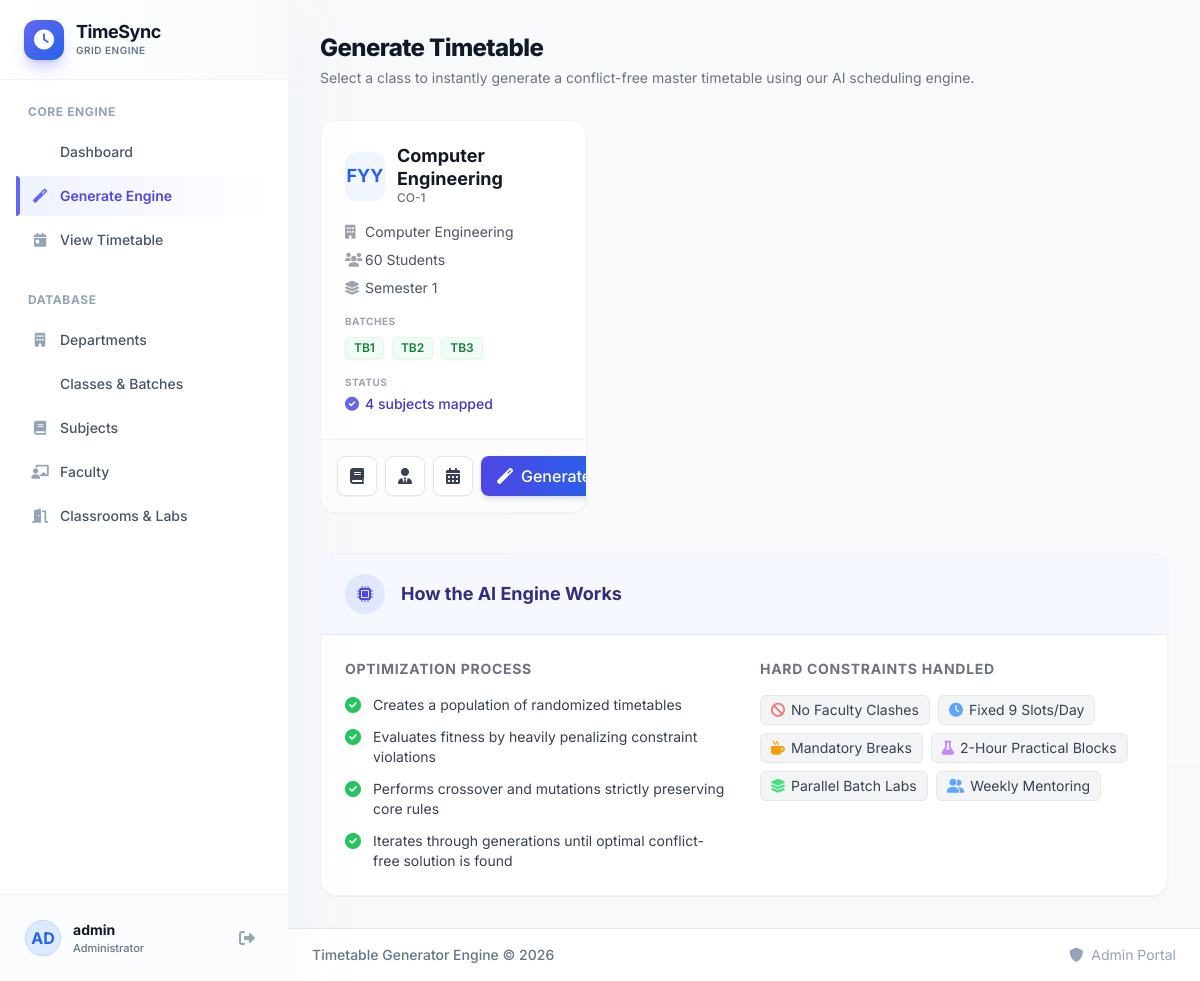
Page /generate-timetable (signed in) on the earlier database version.
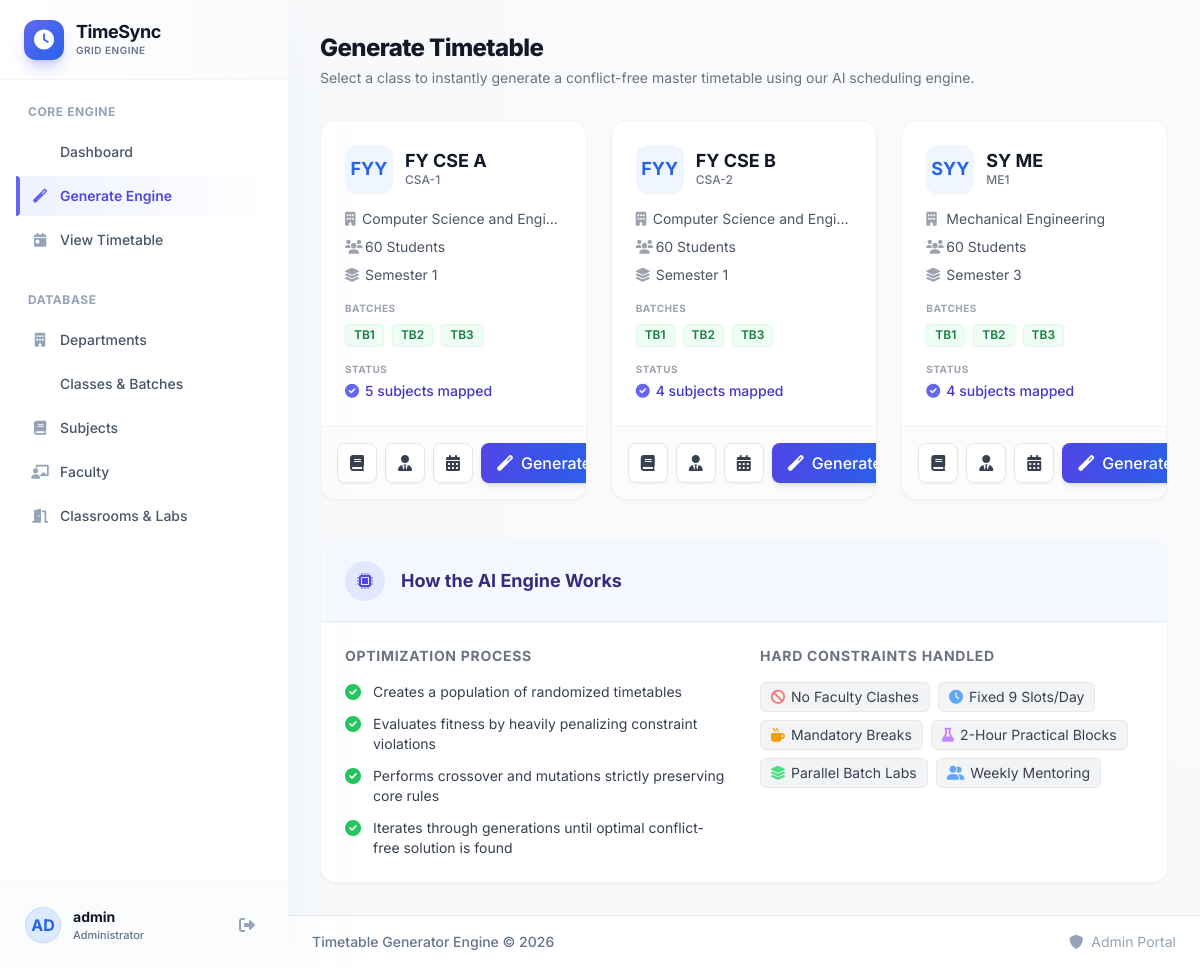
Same page on the later database version.
### app.py (models this page shows)
class Class(db.Model):
    id = db.Column(db.Integer, primary_key=True)
    name = db.Column(db.String(50), nullable=False)
    code = db.Column(db.String(20), unique=True, nullable=False)
    year = db.Column(db.String(10), nullable=False)  # FY, SY, TY
    department_id = db.Column(db.Integer, db.ForeignKey('department.id'), nullable=False)
    semester = db.Column(db.Integer, nullable=False)
    strength = db.Column(db.Integer, default=60)
    created_at = db.Column(db.DateTime, default=datetime.utcnow)
    subjects = db.relationship('ClassSubject', backref='class_ref', lazy=True)
    batches = db.relationship('Batch', backref='class_ref', lazy=True)
    timetable = db.relationship('Timetable', backref='class_ref', lazy=True)

class Department(db.Model):
    id = db.Column(db.Integer, primary_key=True)
    code = db.Column(db.String(10), unique=True, nullable=False)
    name = db.Column(db.String(100), nullable=False)
    description = db.Column(db.Text)
    created_at = db.Column(db.DateTime, default=datetime.utcnow)
    classes = db.relationship('Class', backref='department', lazy=True)
    faculty = db.relationship('Faculty', backref='department', lazy=True)

class Batch(db.Model):
    id = db.Column(db.Integer, primary_key=True)
    name = db.Column(db.String(10), nullable=False)  # TB1, TB2, TB3
    code = db.Column(db.String(30), unique=True, nullable=False)
    class_id = db.Column(db.Integer, db.ForeignKey('class.id'), nullable=False)
    mentor_id = db.Column(db.Integer, db.ForeignKey('faculty.id'))
    created_at = db.Column(db.DateTime, default=datetime.utcnow)
    practical_slots = db.relationship('PracticalSlot', backref='batch', lazy=True)

### app.py (the view)
@app.route('/generate-timetable')
@login_required
def generate_timetable():
    classes = Class.query.all()
    return render_template('generate.html', classes=classes)

### app.py (called while the page is built)
@login_manager.user_loader
def load_user(user_id):
    return db.session.get(User, int(user_id))

### templates/generate.html (shortened to what the changed rows need)
{% extends "base.html" %}
{% block content %}
<div class="mb-8">
    <h2 class="text-2xl font-extrabold text-gray-900 tracking-tight">Generate Timetable</h2>
</div>
<div class="mb-10">
    {% if not classes %}
    <div class="bg-yellow-50 border border-yellow-200 rounded-2xl p-8 text-center shadow-sm">
        <div class="mx-auto w-16 h-16 bg-yellow-100 rounded-full flex items-center justify-center mb-4">
            <i class="fas fa-exclamation-triangle text-yellow-500 text-2xl"></i>
        </div>
        <h4 class="text-lg font-bold text-yellow-900 mb-2">No Classes Found</h4>
        <p class="text-sm text-yellow-700 mb-6 max-w-md mx-auto">You need to create academic classes before the engine can generate any timetables.</p>
        <a href="{{ url_for('manage_classes') }}" class="inline-flex items-center px-4 py-2 border border-transparent shadow-sm text-sm font-medium rounded-md text-white bg-primary-600 hover:bg-primary-700 focus:outline-none transition-colors">
            <i class="fas fa-plus mr-2"></i> Create First Class
        </a>
    </div>
    {% else %}
    <div class="grid grid-cols-1 md:grid-cols-2 lg:grid-cols-3 gap-6">
        {% for class in classes %}
        <div class="bg-white rounded-2xl shadow-sm border border-gray-100 hover:shadow-md hover:border-primary-100 transition-all duration-200 transform hover:-translate-y-1 flex flex-col overflow-hidden">
            <div class="p-6 border-b border-gray-50 flex-1">
                <div class="flex items-start justify-between mb-4">
                    <div class="flex items-center space-x-3">
                        <div class="w-12 h-12 rounded-xl bg-blue-50 text-blue-600 flex items-center justify-center font-bold text-lg shadow-sm">
                            {{ class.year }}Y
                        </div>
                        <div>
                            <h4 class="font-bold text-lg text-gray-900 leading-tight">{{ class.name }}</h4>
                            <p class="text-xs font-medium text-gray-500">{{ class.code }}</p>
                        </div>
                    </div>
                </div>
                <div class="space-y-2 mb-4">
                    <div class="flex items-center text-sm text-gray-600">
                        <i class="fas fa-building w-5 text-gray-400"></i>
                        <span class="truncate">{{ class.department.name }}</span>
                    </div>
                    <div class="flex items-center text-sm text-gray-600">
                        <i class="fas fa-users w-5 text-gray-400"></i>
                        <span>{{ class.strength }} Students</span>
                    </div>
                    <div class="flex items-center text-sm text-gray-600">
                        <i class="fas fa-layer-group w-5 text-gray-400"></i>
                        <span>Semester {{ class.semester }}</span>
                    </div>
                </div>
                <div class="mb-4">
                    <div class="text-[10px] font-bold text-gray-400 tracking-wider uppercase mb-2">Batches</div>
                    <div class="flex flex-wrap gap-2">
                        {% for batch in class.batches[:3] %}
                        <span class="inline-flex items-center px-2 py-0.5 rounded text-xs font-semibold bg-green-50 text-green-700 border border-green-100 shadow-sm">
                            {{ batch.name }}
                        </span>
                        {% endfor %}
                    </div>
                </div>
                <div>
                    <div class="text-[10px] font-bold text-gray-400 tracking-wider uppercase mb-1">Status</div>
                    <div class="text-sm">
                        {% set subject_count = class.subjects|length %}
                        {% if subject_count > 0 %}
                            <span class="text-primary-700 font-medium flex items-center">
                                <i class="fas fa-check-circle text-primary-500 mr-1.5"></i> {{ subject_count }} subjects mapped
                            </span>
                        {% else %}
                            <span class="text-red-500 font-medium flex items-center">
                                <i class="fas fa-exclamation-circle text-red-500 mr-1.5"></i> Configuration incomplete
                            </span>
                        {% endif %}
                    </div>
                </div>
            </div>
            <div class="bg-gray-50/50 p-4 border-t border-gray-100 flex items-center justify-between gap-2 flex-wrap sm:flex-nowrap">
                <div class="flex gap-2">
                    <a href="{{ url_for('manage_class_subjects', class_id=class.id) }}"
                       class="inline-flex items-center justify-center w-10 h-10 bg-white border border-gray-200 text-gray-700 rounded-lg hover:bg-gray-50 hover:text-indigo-600 shadow-sm transition-colors tooltip" title="Manage Subjects">
                        <i class="fas fa-book"></i>
                    </a>
                    <a href="{{ url_for('manage_batch_mentors', class_id=class.id) }}"
                       class="inline-flex items-center justify-center w-10 h-10 bg-white border border-gray-200 text-gray-700 rounded-lg hover:bg-gray-50 hover:text-yellow-600 shadow-sm transition-colors tooltip" title="Assign Mentors">
                        <i class="fas fa-user-tie"></i>
                    </a>
                    <a href="{{ url_for('view_timetable', class_id=class.id) }}"
                       class="inline-flex items-center justify-center w-10 h-10 bg-white border border-gray-200 text-gray-700 rounded-lg hover:bg-gray-50 hover:text-indigo-600 shadow-sm transition-colors tooltip" title="View Current Timetable">
                        <i class="fas fa-calendar-alt"></i>
                    </a>
                </div>
                {% if class.subjects|length > 0 %}
                <a href="{{ url_for('run_timetable_generation', class_id=class.id) }}"
                   class="flex-1 sm:flex-none inline-flex items-center justify-center px-4 py-2 bg-gradient-to-r from-primary-600 to-blue-600 text-white font-medium rounded-lg hover:from-primary-700 hover:to-blue-700 shadow-md transition-all">
                    <i class="fas fa-magic mr-2"></i> Generate
                </a>
                {% else %}
                <button disabled title="Add subjects first"
                   class="flex-1 sm:flex-none inline-flex items-center justify-center px-4 py-2 bg-gray-100 text-gray-400 font-medium rounded-lg cursor-not-allowed border border-gray-200">
                    <i class="fas fa-magic mr-2"></i> Generate
                </button>
                {% endif %}
            </div>
        </div>
        {% endfor %}
    </div>
    {% endif %}
</div>
{% endblock %}

Differences in the rows shown:
changed Class: name "Computer Engineering" → "FY CSE A"; code "CO-1" → "CSA-1"; department.name "Computer Engineering" → "Computer Science and Engi…"; subject_count "4" → "5"
added Class: year "FY", name "FY CSE B", code "CSA-2", department.name "Computer Science and Engi…", strength "60", semester "1", subject_count "4"
added Batch: name "TB1", shown under "FY"
added Batch: name "TB2", shown under "FY"
added Batch: name "TB3", shown under "FY"
added Class: year "SY", name "SY ME", code "ME1", department.name "Mechanical Engineering", strength "60", semester "3", subject_count "4"
added Batch: name "TB1", shown under "SY"
added Batch: name "TB2", shown under "SY"
added Batch: name "TB3", shown under "SY"
